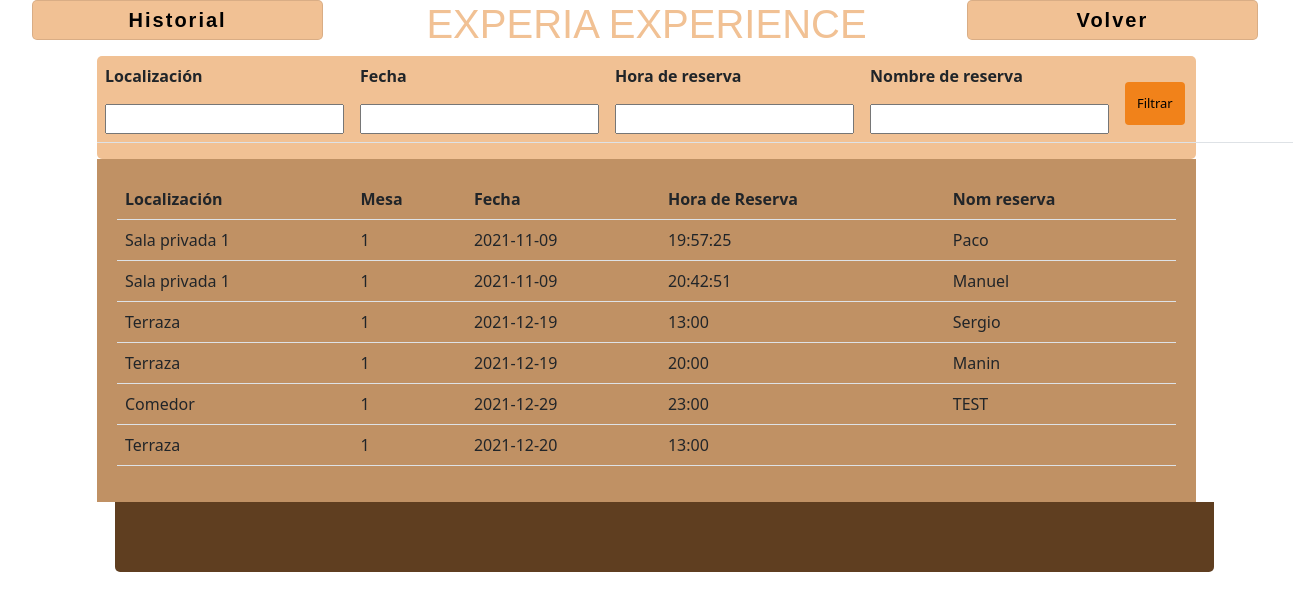
Before: /view/historial.php (signed in) with the older database file.
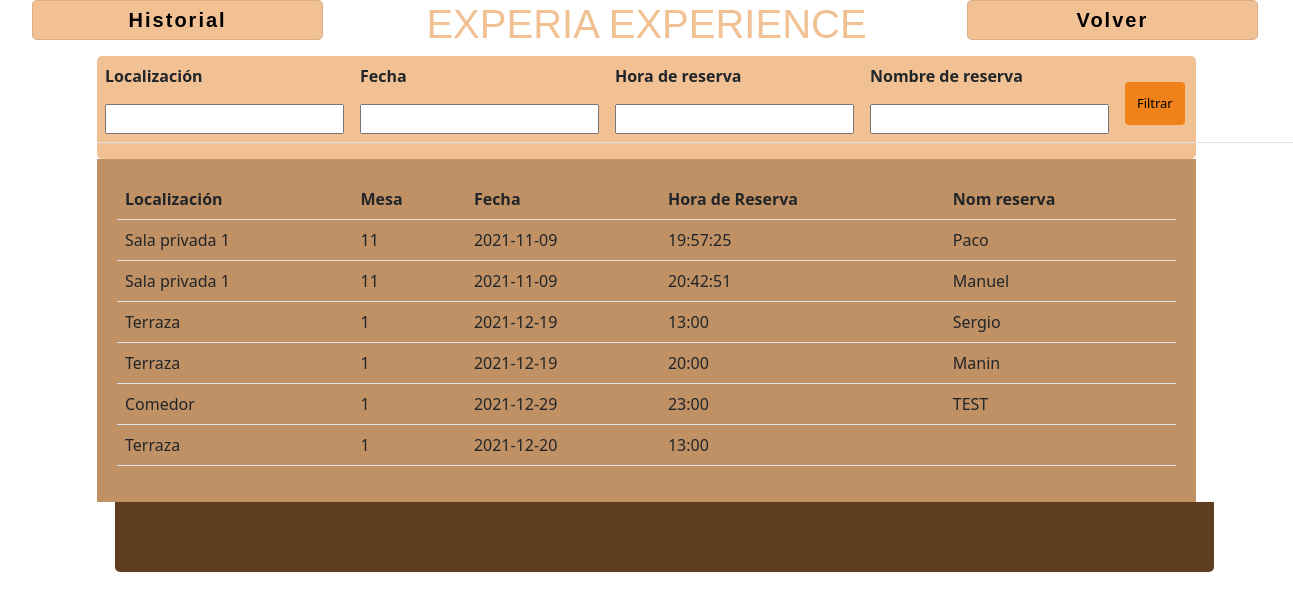
After: the same page with the newer database file.
### tables this page shows
CREATE TABLE `tbl_fecha` (
  `id_fecha` int NOT NULL AUTO_INCREMENT,
  `fecha_reserva` varchar(45) DEFAULT NULL,
  `hora_reserva` varchar(45) DEFAULT NULL,
  `id_mesa` int DEFAULT NULL,
  `fecha_lugar_reserva` varchar(45) DEFAULT NULL,
  `fecha_nombre` varchar(45) DEFAULT NULL,
  PRIMARY KEY (`id_fecha`),
  KEY `fk_fecha_mesa_idx` (`id_mesa`),
  CONSTRAINT `fk_fecha_mesa` FOREIGN KEY (`id_mesa`) REFERENCES `tbl_mesa` (`id_mesa`)
);

CREATE TABLE `tbl_mesa` (
  `id_mesa` int NOT NULL AUTO_INCREMENT,
  `lugar_mesa` varchar(45) DEFAULT NULL,
  `numero_mesa` int DEFAULT NULL,
  `sillas_mesa` int DEFAULT NULL,
  `id_lugar` int DEFAULT NULL,
  `estado_mesa` varchar(45) DEFAULT NULL,
  `mesa_actividad` varchar(45) DEFAULT NULL,
  PRIMARY KEY (`id_mesa`),
  KEY `fk_lugar_mesa_idx` (`id_lugar`),
  CONSTRAINT `fk_lugar_mesa` FOREIGN KEY (`id_lugar`) REFERENCES `tbl_lugar` (`id_lugar`)
);

### view/historial.php (the view, shortened to what this page needs)
<?php
include '../services/connection.php';
if(isset($_GET['loc'])){
    $loc=$_GET['loc'];
    $fecha=$_GET['fecha'];
    $entrada=$_GET['entrada'];
    $nom=$_GET['nom'];
}else{
    $loc="";
    $fecha="";
    $entrada="";
    $nom="";
}
$log=$pdo->prepare("SELECT tbl_fecha.fecha_lugar_reserva as lugar
,tbl_mesa.numero_mesa as numero
,tbl_fecha.fecha_reserva as dia
,tbl_fecha.hora_reserva as entrada
,tbl_fecha.fecha_nombre as nombre
,tbl_fecha.id_fecha as id
from tbl_fecha
inner join tbl_mesa
on tbl_fecha.id_mesa=tbl_mesa.id_mesa
where tbl_fecha.fecha_lugar_reserva like '%$loc%' and tbl_fecha.fecha_reserva like '%$fecha%' and tbl_fecha.hora_reserva like '%$entrada%' and tbl_fecha.fecha_nombre like '%$nom%'");
$log->execute();
$login=$log->fetchAll(PDO::FETCH_ASSOC);
?>
<!DOCTYPE html>
<html lang="en">
<head>
    <link rel="stylesheet" href="../styles/style.css">
    <link href="https://cdn.jsdelivr.net/npm/bootstrap@5.1.3/dist/css/bootstrap.min.css" rel="stylesheet">
</head>
<body id="portada">
    <div class="row2" id="section-1">
        <div class="usuario column-1">
        <ul class="padding-lat">
        <b><a class="btn-logout">Historial</a></b>
        </ul>
        </div>
        <div class="column-2 titulo2">
            <h1>EXPERIA EXPERIENCE</h1>
        </div>
        <div class="logout column-1">
            <ul class="padding-lat">
            <b><a style="text-decoration:none" class="btn-logout" href="inicio.php">Volver</a></b>
            </ul>
        </div>
    </div>
    <div class="flex">
        <div class="menu">
        <table class="table">
                <tr>
            <form METHOD='POST' action='../processes/filtro.proc.php'>
                    <th><p>Localización</p>
            <input type='text' name='localizacion'></th>
                    <th><p>Fecha</p>
            <input type='text' name='fecha' ></th>
                    <th><p>Hora de reserva</p>
            <input type='text' name='entrada' ></th>
                    <th><p>Nombre de reserva</p>
            <input type='text' name='nom'></th>
            <th><div class="filtrar"><input class="filtrar" type='submit' value='Filtrar' class="btn-filtro"></div></th>
                    </form>
                </tr>
     </table>
        </div>
    </div>
    <div class="flex" id="flex">
        <div class="contenido" id="contenido">
        <div class="div_botones" id="div_botones">
        <table class="table">
                <tr>
                    <th>Localización</th>
                    <th>Mesa</th>
                    <th>Fecha</th>
                    <th>Hora de Reserva</th>
                    <th>Nom reserva</th>
                </tr>
                <?php
                foreach ($login as $registro){
                ?>
            <tr>
    <td><?php echo"{$registro['lugar']}";?></td>
    <td><?php echo"{$registro['numero']}";?></td>
    <td><?php echo"{$registro['dia']}";?></td>
    <td><?php echo"{$registro['entrada']}";?></td>
    <td><?php echo"{$registro['nombre']}";?></td>
    </tr>
    <?php
    }
    ?>
     </table>
                </div>
        </div>
    </div>
    <footer>
    <div class="logo_footer">
    </footer>
</body>
</html>

Changed rows visible on the page:
changed through a linked row, tbl_fecha "Paco": id_mesa.numero_mesa "1" → "11"
changed through a linked row, tbl_fecha "Manuel": id_mesa.numero_mesa "1" → "11"
